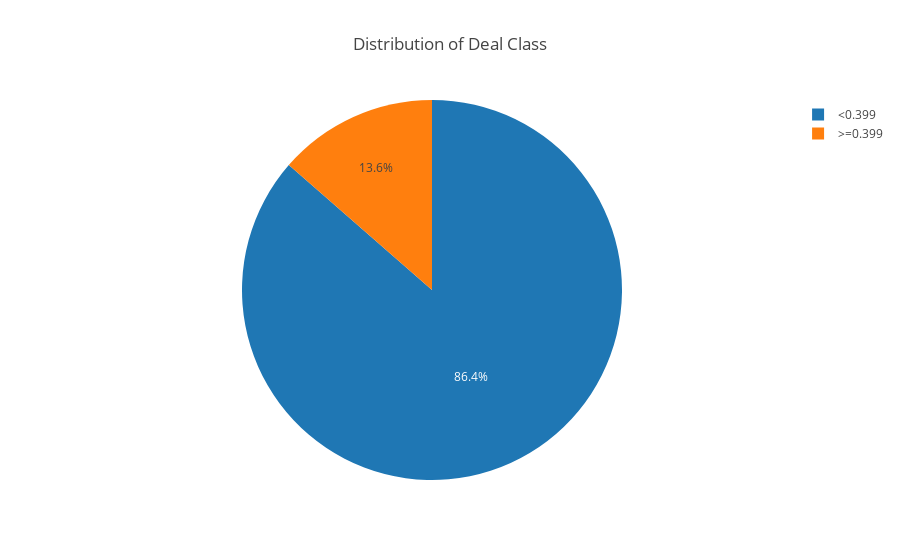

This figure's notebook cell:
### Code cell
train_data['deal_class'] = train_data['deal_probability'].apply(lambda x: ">=0.399" if x >=0.399 else "<0.399")
temp = train_data['deal_class'].value_counts()
labels = temp.index
sizes = (temp / temp.sum())*100
trace = go.Pie(labels=labels, values=sizes, hoverinfo='label+percent')
layout = go.Layout(title='Distribution of Deal Class')
data = [trace]
fig = go.Figure(data=data, layout=layout)
py.iplot(fig)

del train_data['deal_class']

### Figure 1 — Plotly figure (JSON) as saved in the notebook; plotly's stock layout.template omitted (floating-point values rounded to 4 significant figures)
{"data": [{"hoverinfo": "label+percent", "labels": ["<0.399", ">=0.399"], "type": "pie", "values": [86.42, 13.58]}], "layout": {"title": "Distribution of Deal Class"}}
